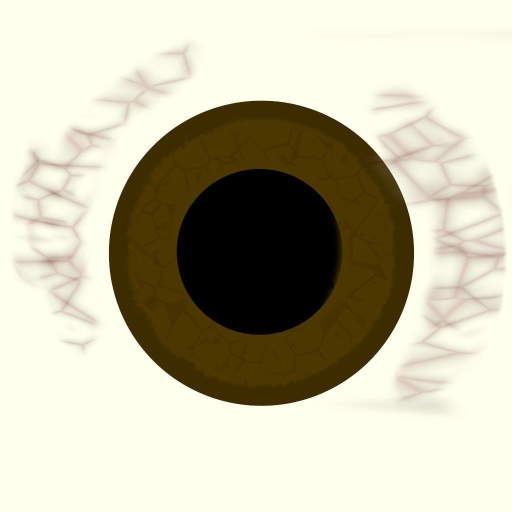
#> input picture dataset/part_gaze_modesl/48-dilophosaurus/Dilophosaurus/eye.jpg, 1024 x 1024 px (shown at 1/2 size)
$ python -i saliency_method.py   (imports and definitions only)   (older library calls are emulated)
#> lines starting #> are read from the running program, lines starting #| are printed output that depends on the picture
#> further down, picture is the input picture: shape (1024, 1024, 3); mean B, G, R 167, 189.4, 193.6
import numpy as np
import cv2
import copy

# FT saliency detection
# frequency-tuned salient region detection
def ft_saliency(img):
    img = cv2.cvtColor(img, cv2.COLOR_BGR2RGB)
    img = cv2.GaussianBlur(img, (5, 5), 0)
    gray_lab = cv2.cvtColor(img, cv2.COLOR_RGB2LAB)
#> gray_lab: shape (1024, 1024, 3); mean of channels 0, 1, 2 190.7, 126.9, 140

    l_mean = np.mean(gray_lab[:, :, 0])
#> l_mean = 190.7
    a_mean = np.mean(gray_lab[:, :, 1])
#> a_mean = 126.9
    b_mean = np.mean(gray_lab[:, :, 2])
#> b_mean = 140
    lab = np.square(gray_lab - np.array([l_mean, a_mean, b_mean]))
#> lab: shape (1024, 1024, 3) float64; mean of channels 0, 1, 2 8946.9, 8.1, 93
    lab = np.sum(lab, axis=2)
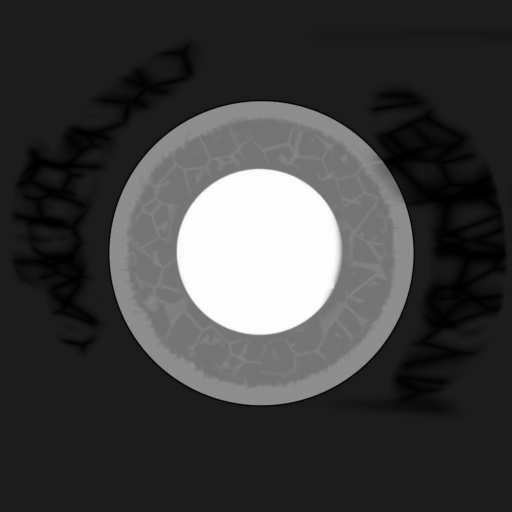
#> lab: shape (1024, 1024) float64 (shown at 1/2 size); min 0.0854, max 36638.9, mean 9048; drawn with min black and max white
    lab = lab / np.max(lab)
    # lab = 1 - lab # inverse the lab, cus the inverse-lab match the real situation

    return lab  # 这不是标准的lab空间的图片

# LC saliency detection
# visual attention detection in video sequences using spatiotemporal cues
# [86 lines left out: functions cal_dist, lc_saliency, ac_saliency, salicon_saliency, deep_saliency, not called in this run]
# [8 lines of commented-out code are left out]

>>> import cv2
>>> picture = cv2.imread('../dataset/part_gaze_modesl/48-dilophosaurus/Dilophosaurus/eye.jpg')
>>> result = ft_saliency(picture)
